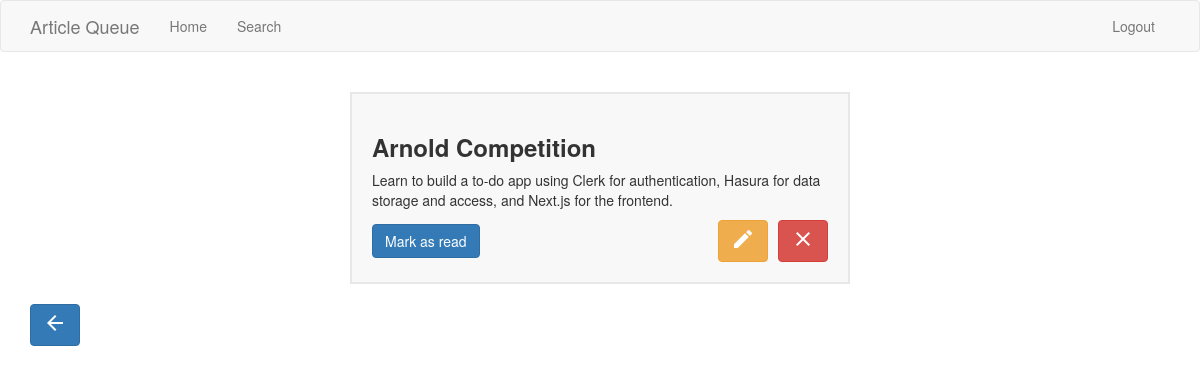
The app's page /article/2 (signed in), older data.
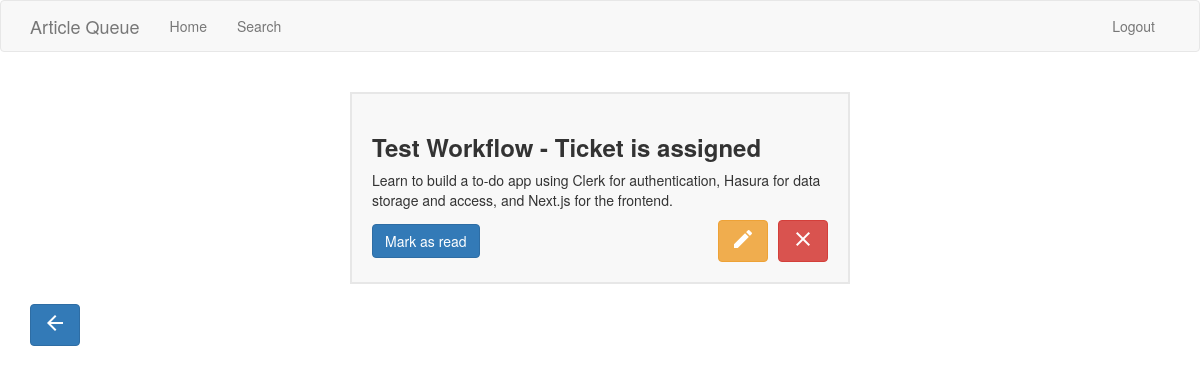
The same page, newer data.
### app/models.py (models this page shows, shortened)
class Article(db.Model):
    id = db.Column(db.Integer, primary_key=True)
    title = db.Column(db.String(120), index=True)
    topic = db.Column(db.String(140), index=True)
    url = db.Column(db.String(120))
    timestamp = db.Column(db.DateTime, index=True, default=datetime.utcnow)
    has_read = db.Column(db.Boolean, default=False)
    user_id = db.Column(db.Integer, db.ForeignKey('user.id'))

### app/routes.py (the view)
@app.route('/article/<id>')
@login_required
def article(id):
  article = Article.query.filter_by(id=id).first()
  if article.author == current_user:
    return render_template('view.html', article=article)
  return redirect(url_for('article_enqueue', id=article.id))

### app/models.py (called while the page is built)
@login.user_loader
def load_user(id):
    return User.query.get(int(id))

### app/templates/view.html (shortened to what this page needs)
{% extends "base.html" %} {% import 'bootstrap/wtf.html' as wtf %} {% block
page_content %}
<div class="card">
  <h3 class="card-title">{{ article.title }}</h3>
  <p>{{ article.topic }}</p>
  <div class="button-row">
    <form method="post" action="{{ url_for('read_article', id=article.id) }}">
      {% if article.has_read %}
      <button type="submit" class="btn btn-secondary">Mark as unread</button>
      {% else %}
      <button type="submit" class="btn btn-primary">Mark as read</button>
      {% endif %}
    </form>
    <div>
      <a
        href="{{ url_for('edit_article', id=article.id) }}"
        class="btn btn-warning"
        ><span class="material-icons"> edit </span></a
      >
      <form
        method="post"
        action="{{ url_for('delete_article', id=article.id) }}"
      >
        <button type="submit" class="btn btn-danger delete-btn">
          <span class="material-icons"> clear </span>
        </button>
      </form>
    </div>
  </div>
</div>
{% include 'subtemplates/back_button.html' %}  {% endblock %}

### app/templates/base.html (shortened to what this page needs)
{% extends 'bootstrap/base.html' %}
    {% block navbar %}
    <nav class="navbar navbar-default">
      <div class="container">
        <div class="navbar-header">
          <a class="navbar-brand" href="{{ url_for('index') }}"
            >Article Queue</a
          >
        </div>
        <div class="collapse navbar-collapse" id="bs-example-navbar-collapse-1">
          <ul class="nav navbar-nav">
            <li><a href="{{ url_for('index') }}">Home</a></li>
            <li><a href="{{ url_for('search') }}">Search</a></li>
          </ul>
          <ul class="nav navbar-nav navbar-right">
            {% if current_user.is_anonymous %}
            <li><a href="{{ url_for('login') }}">Login</a></li>
            {% else %}
            <li><a href="{{ url_for('logout') }}">Logout</a></li>
            {% endif %}
          </ul>
        </div>
      </div>
    </nav>
    {% endblock %} {% block content %}
    <div class="container">
       {% block page_content %}{% endblock %}
    </div>
    {% endblock %} {% block styles %} {{ super() }}
    <link
      rel="stylesheet"
      type="text/css"
      href="{{ url_for('static', filename='css/main.css') }}"
    />
    {% endblock %}

### app/templates/subtemplates/back_button.html
{% block body %}
<div class="btn btn-primary" id="back-button">
  <span class="material-icons"> arrow_back </span>
</div>
{% endblock %}

### app/static/css/main.css (style rules this page uses)
.card { width: 500px; background-color: #f8f8f8; border: #e7e7e7 2px solid; margin: 20px auto; padding: 20px; }
.card-title { font-weight: 600; }
.button-row { display: flex; justify-content: space-between; align-items: center; }
.button-row div { display: flex; justify-content: space-between; }
.button-row div button { margin-left: 10px; }

Row changes from the older to the newer data that the page shows:
changed Article: title "Arnold Competition" → "Test Workflow - Ticket is assigned"
